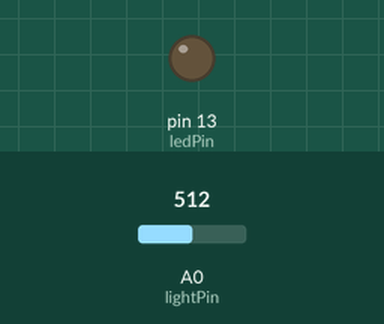
Bench run of a sketch on a simulated Arduino Uno, built with avr-gcc and run on an emulated ATmega328P. On the bench: output pins drawn as LEDs (lit = HIGH). Inputs (shaded band) come from the test bench; at power-on: A0 (lightPin) = 512.

Above: at 1.2 s.
1.3 s: A0 (lightPin) set to 415
2.8 s: A0 (lightPin) set to 389
At 3.1 s:
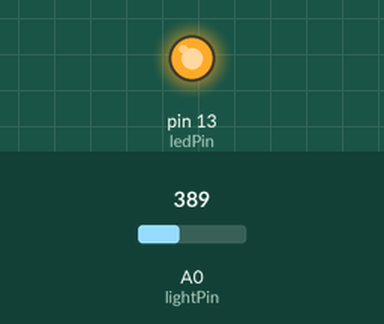
4.3 s: A0 (lightPin) set to 410
At 5.4 s:
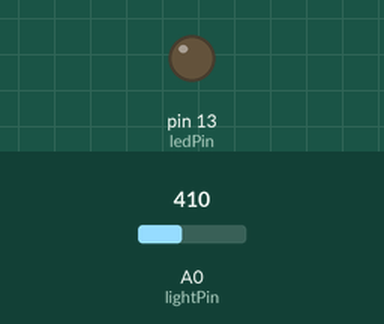
5.8 s: A0 (lightPin) set to 390
At 6.5 s:
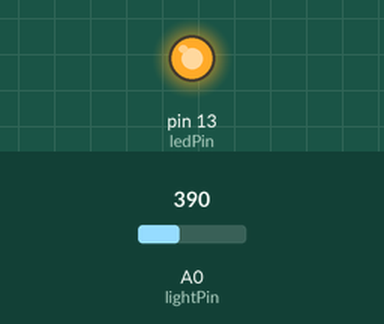
Timing chart, 0 to 8.3 s (numbered marks = the images above; inputs shaded):
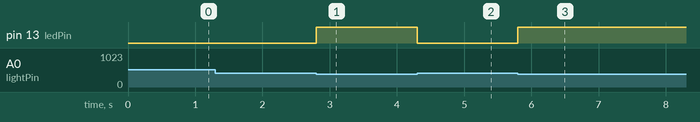

Measured:
- the behaviour switches between 401 and 400 on A0 (lightPin) (found by bisection; images 0 and 1)
- after the input at 1.3 s, every drawn part: stays the same
- after the input at 2.8 s, pin 13 (ledPin): LOW → HIGH at once
- after the input at 4.3 s, pin 13 (ledPin): HIGH → LOW at once
- after the input at 5.8 s, pin 13 (ledPin): LOW → HIGH at once

The sketch:

sketch_feb26b_PhotoResistorsAdvanced.ino
```cpp
//changes the intensity of LED based on amount of light incident on the photo resistor

//PhotoResistor Pin
int lightPin = A0;
//the analog pin the photoresistor is connected to the photoresistor is a raw sensor value (relative light)

//LED Pin
int ledPin = 13;
//pin LED is connected to, controlling the brightness so we use PWM (pulse wiedth modulation)

void setup()
{
  pinMode(ledPin, OUTPUT); //sets the led pin to output
}

void loop()
{
   int threshold = 400;
   if(analogRead(lightPin) > threshold)
   {
    digitalWrite(ledPin, LOW);
   }
   else
   {
    digitalWrite(ledPin, HIGH);
   }
}
```
